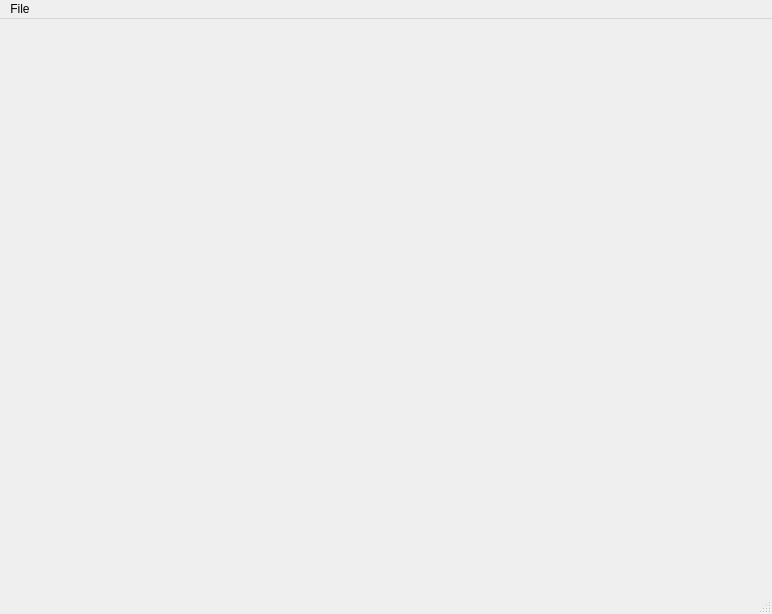
<?xml version="1.0" encoding="UTF-8"?>
<ui version="4.0">
 <class>MainWindow</class>
 <widget class="QMainWindow" name="MainWindow">
  <property name="geometry">
   <rect>
    <x>0</x>
    <y>0</y>
    <width>772</width>
    <height>614</height>
   </rect>
  </property>
  <property name="windowTitle">
   <string>MainWindow</string>
  </property>
  <widget class="QWidget" name="central_widget">
   <widget class="QWidget" name="verticalLayoutWidget">
    <property name="geometry">
     <rect>
      <x>0</x>
      <y>0</y>
      <width>761</width>
      <height>571</height>
     </rect>
    </property>
    <layout class="QVBoxLayout" name="verticalLayout"/>
   </widget>
  </widget>
  <widget class="QMenuBar" name="menubar">
   <property name="geometry">
    <rect>
     <x>0</x>
     <y>0</y>
     <width>772</width>
     <height>21</height>
    </rect>
   </property>
   <widget class="QMenu" name="men_file">
    <property name="title">
     <string>File</string>
    </property>
    <addaction name="action_import"/>
    <addaction name="action_export"/>
   </widget>
   <addaction name="men_file"/>
  </widget>
  <widget class="QStatusBar" name="statusbar"/>
  <action name="action_import">
   <property name="text">
    <string>Import</string>
   </property>
  </action>
  <action name="action_export">
   <property name="text">
    <string>Export</string>
   </property>
  </action>
 </widget>
 <resources/>
 <connections/>
</ui>
